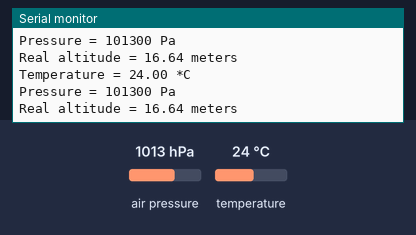
The sketch below on a simulated Arduino Uno, built with avr-gcc and run on an emulated ATmega328P. On the bench: the last lines printed to the serial monitor. Inputs (shaded band) come from the test bench; at power-on: air pressure 1013 hPa, temperature 24 °C.

Above: at 1.2 s.
1.3 s: air pressure set to 952 hPa
At 1.88 s:
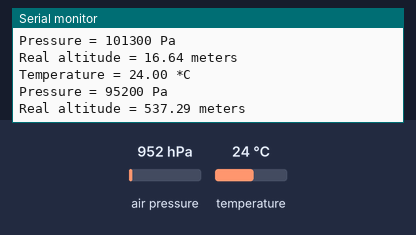
2.8 s: temperature set to 12 °C
At 3.42 s:
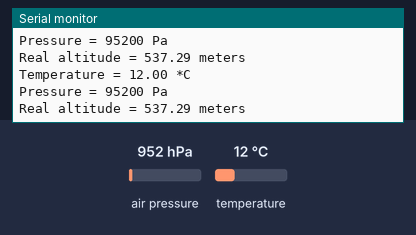
4.3 s: air pressure set to 975 hPa
At 4.96 s:
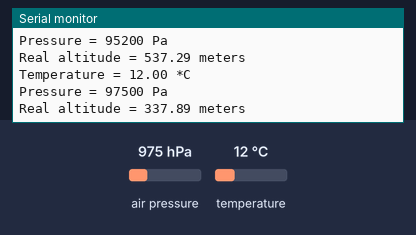
Timing chart, 0 to 7.3 s (numbered marks = the images above; inputs shaded):
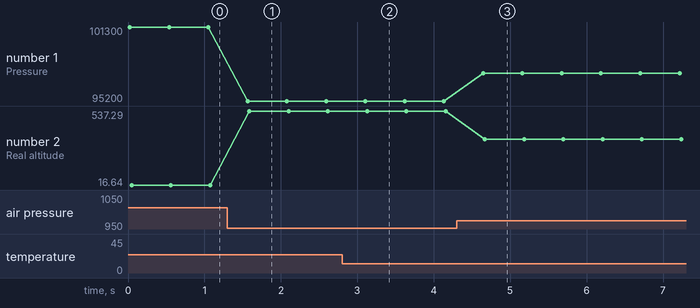

The sketch:

bmp180test.ino
```cpp
#include <Adafruit_BMP085.h>

Adafruit_BMP085 bmp;

void setup() {
	// put your setup code here, to run once:
	Serial.begin(9600);
	if (!bmp.begin()) {
		Serial.println("Could not find a valid BMP085 sensor, check wiring!");
		while (1) {}
	}
}

void loop() {
	// put your main code here, to run repeatedly:
	Serial.print("Temperature = ");
    Serial.print(bmp.readTemperature());
    Serial.println(" *C");

    Serial.print("Pressure = ");
    Serial.print(bmp.readPressure());
    Serial.println(" Pa");

    Serial.print("Real altitude = ");
    Serial.print(bmp.readAltitude(101500));
    Serial.println(" meters");

    Serial.println();
    delay(500);
}
```

Measured:
- after the input at 1.3 s, the serial monitor: prints a new line after 0.27 s (image 1)
- after the input at 2.8 s, the serial monitor: prints a new line after 0.28 s (image 2)
- after the input at 4.3 s, the serial monitor: prints a new line after 0.35 s (image 3)
- plotted number 1: 101300 → 95200 after the input at 1.3 s, 95200 → 97500 after the input at 4.3 s
- plotted number 2: 16.64 → 537.29 after the input at 1.3 s, 537.29 → 337.89 after the input at 4.3 s
